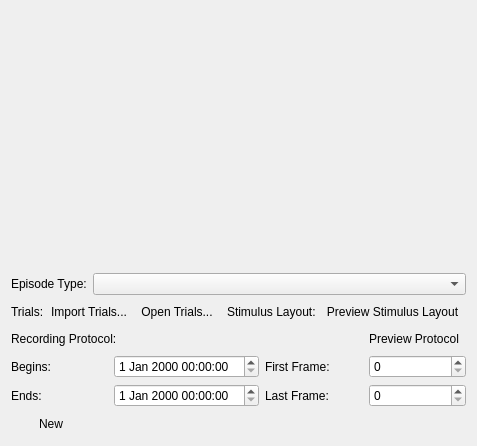
<?xml version="1.0" encoding="UTF-8"?>
<ui version="4.0">
 <class>RecordingEpisodeWidget</class>
 <widget class="QWidget" name="RecordingEpisodeWidget">
  <property name="geometry">
   <rect>
    <x>0</x>
    <y>0</y>
    <width>440</width>
    <height>446</height>
   </rect>
  </property>
  <property name="windowTitle">
   <string>Form</string>
  </property>
  <layout class="QGridLayout" name="gridLayout_2">
   <item row="0" column="0">
    <widget class="NameDescriptionWidget" name="nameDescriptionWidget" native="true"/>
   </item>
   <item row="5" column="0">
    <layout class="QHBoxLayout" name="horizontalLayout_4">
     <item>
      <widget class="QPushButton" name="createObjectPushButton">
       <property name="toolTip">
        <string>Create a new recording episode</string>
       </property>
       <property name="statusTip">
        <string>Create a new recording episode</string>
       </property>
       <property name="whatsThis">
        <string>Create a new recording episode</string>
       </property>
       <property name="text">
        <string>New</string>
       </property>
       <property name="flat">
        <bool>true</bool>
       </property>
      </widget>
     </item>
     <item>
      <spacer name="horizontalSpacer_2">
       <property name="orientation">
        <enum>Qt::Orientation::Horizontal</enum>
       </property>
       <property name="sizeHint" stdset="0">
        <size>
         <width>40</width>
         <height>20</height>
        </size>
       </property>
      </spacer>
     </item>
    </layout>
   </item>
   <item row="2" column="0">
    <layout class="QHBoxLayout" name="horizontalLayout_2">
     <property name="spacing">
      <number>0</number>
     </property>
     <item>
      <widget class="QLabel" name="label_9">
       <property name="text">
        <string>Trials:</string>
       </property>
      </widget>
     </item>
     <item>
      <widget class="QToolButton" name="importTrialsToolButton">
       <property name="text">
        <string>Import Trials...</string>
       </property>
       <property name="icon">
        <iconset theme="document-import"/>
       </property>
       <property name="autoRaise">
        <bool>true</bool>
       </property>
      </widget>
     </item>
     <item>
      <widget class="QToolButton" name="openTrialsToolButton">
       <property name="text">
        <string>Open Trials...</string>
       </property>
       <property name="icon">
        <iconset theme="document-open"/>
       </property>
       <property name="autoRaise">
        <bool>true</bool>
       </property>
      </widget>
     </item>
     <item>
      <widget class="QLabel" name="trialsInfoLabel">
       <property name="sizePolicy">
        <sizepolicy hsizetype="MinimumExpanding" vsizetype="Preferred">
         <horstretch>0</horstretch>
         <verstretch>0</verstretch>
        </sizepolicy>
       </property>
       <property name="text">
        <string/>
       </property>
      </widget>
     </item>
     <item>
      <spacer name="horizontalSpacer">
       <property name="orientation">
        <enum>Qt::Orientation::Horizontal</enum>
       </property>
       <property name="sizeHint" stdset="0">
        <size>
         <width>40</width>
         <height>20</height>
        </size>
       </property>
      </spacer>
     </item>
     <item>
      <widget class="QLabel" name="label_8">
       <property name="text">
        <string>Stimulus Layout: </string>
       </property>
      </widget>
     </item>
     <item>
      <widget class="QToolButton" name="previewStimulusLayoutToolButton">
       <property name="toolTip">
        <string>View stimulus layout</string>
       </property>
       <property name="statusTip">
        <string>View stimulus layout</string>
       </property>
       <property name="whatsThis">
        <string>View stimulus layout</string>
       </property>
       <property name="text">
        <string>Preview Stimulus Layout</string>
       </property>
       <property name="icon">
        <iconset theme="view-list-tree"/>
       </property>
       <property name="autoRaise">
        <bool>true</bool>
       </property>
      </widget>
     </item>
    </layout>
   </item>
   <item row="3" column="0">
    <layout class="QHBoxLayout" name="horizontalLayout_3">
     <item>
      <widget class="QLabel" name="label_3">
       <property name="text">
        <string>Recording Protocol:</string>
       </property>
      </widget>
     </item>
     <item>
      <widget class="QLabel" name="protocolNameLabel">
       <property name="sizePolicy">
        <sizepolicy hsizetype="MinimumExpanding" vsizetype="Preferred">
         <horstretch>0</horstretch>
         <verstretch>0</verstretch>
        </sizepolicy>
       </property>
       <property name="text">
        <string/>
       </property>
      </widget>
     </item>
     <item>
      <spacer name="horizontalSpacer_3">
       <property name="orientation">
        <enum>Qt::Orientation::Horizontal</enum>
       </property>
       <property name="sizeHint" stdset="0">
        <size>
         <width>40</width>
         <height>20</height>
        </size>
       </property>
      </spacer>
     </item>
     <item>
      <widget class="QToolButton" name="previewProtocolToolButton">
       <property name="toolTip">
        <string>View protocol</string>
       </property>
       <property name="statusTip">
        <string>View protocol</string>
       </property>
       <property name="whatsThis">
        <string>View protocol</string>
       </property>
       <property name="text">
        <string>Preview Protocol</string>
       </property>
       <property name="icon">
        <iconset theme="view-list-tree"/>
       </property>
       <property name="checkable">
        <bool>false</bool>
       </property>
       <property name="autoRaise">
        <bool>true</bool>
       </property>
      </widget>
     </item>
    </layout>
   </item>
   <item row="4" column="0">
    <layout class="QGridLayout" name="gridLayout">
     <item row="0" column="0">
      <widget class="QLabel" name="label_4">
       <property name="text">
        <string>Begins:</string>
       </property>
       <property name="buddy">
        <cstring>episodeBeginDateTimeEdit</cstring>
       </property>
      </widget>
     </item>
     <item row="0" column="1">
      <widget class="QDateTimeEdit" name="episodeBeginDateTimeEdit"/>
     </item>
     <item row="0" column="2">
      <widget class="QLabel" name="label_6">
       <property name="text">
        <string>First Frame:</string>
       </property>
       <property name="buddy">
        <cstring>firstFrameSpinBox</cstring>
       </property>
      </widget>
     </item>
     <item row="0" column="3">
      <widget class="QSpinBox" name="firstFrameSpinBox"/>
     </item>
     <item row="1" column="0">
      <widget class="QLabel" name="label_5">
       <property name="text">
        <string>Ends:</string>
       </property>
       <property name="buddy">
        <cstring>episodeEndDateTimeEdit</cstring>
       </property>
      </widget>
     </item>
     <item row="1" column="1">
      <widget class="QDateTimeEdit" name="episodeEndDateTimeEdit"/>
     </item>
     <item row="1" column="2">
      <widget class="QLabel" name="label_7">
       <property name="text">
        <string>Last Frame:</string>
       </property>
       <property name="buddy">
        <cstring>lastFrameSpinBox</cstring>
       </property>
      </widget>
     </item>
     <item row="1" column="3">
      <widget class="QSpinBox" name="lastFrameSpinBox"/>
     </item>
    </layout>
   </item>
   <item row="1" column="0">
    <layout class="QHBoxLayout" name="horizontalLayout_5">
     <item>
      <widget class="QLabel" name="label_2">
       <property name="text">
        <string>Episode Type:</string>
       </property>
       <property name="buddy">
        <cstring>episodeTypeComboBox</cstring>
       </property>
      </widget>
     </item>
     <item>
      <widget class="QComboBox" name="episodeTypeComboBox">
       <property name="sizePolicy">
        <sizepolicy hsizetype="MinimumExpanding" vsizetype="Fixed">
         <horstretch>0</horstretch>
         <verstretch>0</verstretch>
        </sizepolicy>
       </property>
      </widget>
     </item>
    </layout>
   </item>
  </layout>
 </widget>
 <customwidgets>
  <customwidget>
   <class>NameDescriptionWidget</class>
   <extends>QWidget</extends>
   <header location="global">gui.widgets.dataclasswidgets.namedescriptionwidget</header>
   <container>1</container>
  </customwidget>
 </customwidgets>
 <resources/>
 <connections/>
</ui>
